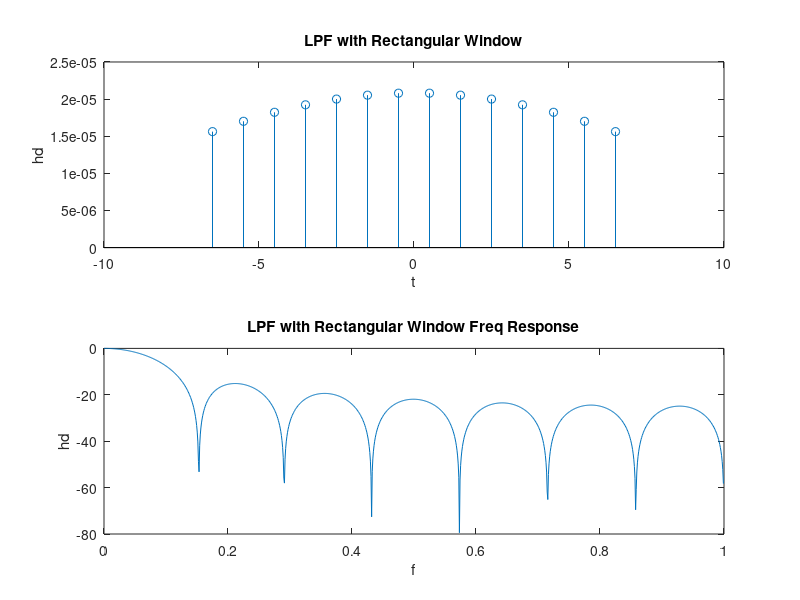

Here is the MATLAB script that generated this plot:
clc
clear all;
 
fp=1500;
tw=500;
fsample=8000;
tw=tw/fsample;
fc=fp+tw/2;
N=floor(0.9/tw);
h=ones(1,N);
hd=ones(1,N);

for i=1:N
    a(i)=(-(N-1)/2-1)+i;
end

rectangular=ones(1,N);
triangular=triang(N)
for i=1:N
    wc=2*pi*fc;
    h(i)=sin(a(i)*wc)/(a(i)*wc);
    hd(i)=h(i)*rectangular(i);
end

subplot(2,1,1);
stem(a,hd);
title('LPF with Rectangular Window');
xlabel('t');
ylabel('hd');
[X2,w2]=freqz(hd,1,1024);
X2max=max(abs(X2));
subplot(2,1,2);
plot(w2/pi,20*log10(abs(X2)/X2max));
title('LPF with Rectangular Window Freq Response');
xlabel('f');
ylabel('hd')
